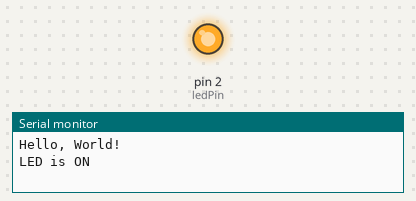
Recording of a sketch running on a simulated Arduino Uno, built with avr-gcc and run on an emulated ATmega328P. Parts: output pins drawn as LEDs (lit = HIGH), the last lines printed to the serial monitor.

Above: at 1.5 s.
At 4.5 s:
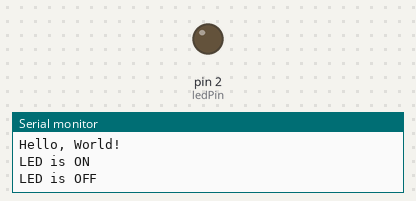
Timing chart, 0 to 7.8 s (numbered marks = the images above):
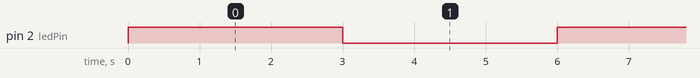

The sketch:

ESP32.ino
```cpp
// Define LED pin (on most Arduino Uno boards, it's digital pin 13)
const int ledPin = 2;

void setup() {
  pinMode(ledPin, OUTPUT);       // Set the LED pin as output
  Serial.begin(9600);            // Start serial communication at 9600 baud rate
  Serial.println("Hello, World!"); // Print a welcome message
}

void loop() {
  digitalWrite(ledPin, HIGH);    // Turn the LED on
  Serial.println("LED is ON");   // Print status
  delay(3000);                   // Wait for 3 seconds

  digitalWrite(ledPin, LOW);     // Turn the LED off
  Serial.println("LED is OFF");  // Print status
  delay(3000);                   // Wait for 3 seconds
}
```

Measured:
- by itself, pin 2 (ledPin): alternates HIGH for 3.0 s and LOW for 3.0 s
